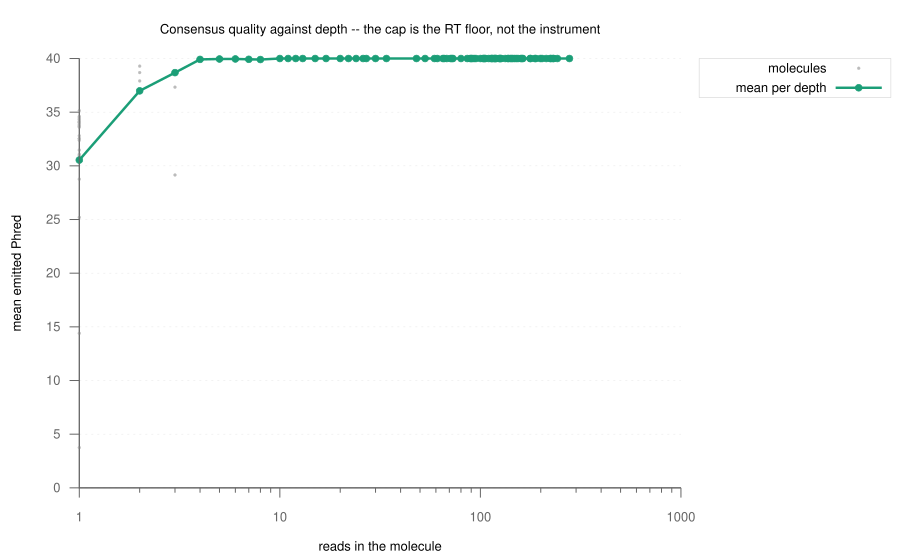

gnuplot code for this plot:
set terminal svg size 900,560 font "Helvetica,13" background rgb "white"
set output "/Users/mikesh/vcs/code/migec/assets/consensus_quality.svg"
set border 3 lw 1 lc rgb "#666666"
set tics nomirror out
set key outside right top box lw 0.5 lc rgb "#cccccc"
set style fill solid 0.85 border lc rgb "#ffffff"
set grid ytics lw 0.5 lc rgb "#e5e5e5"
set datafile separator "\t"
set datafile missing "NA"

set title "Consensus quality against depth -- the cap is the RT floor, not the instrument"
set xlabel "reads in the molecule"
set ylabel "mean emitted Phred"
set logscale x
# `every 17` on the points: a molecule table has millions of rows and an SVG with a million
# circles in it is not a figure. The mean per depth is the claim; the thinned cloud is the spread.
plot "/Users/mikesh/vcs/code/migec/assets/SRR1763769.mig.tsv" using 6:9 every 17 with points pt 7 ps 0.3 lc rgb "#bbbbbb" title "molecules",      "" using 6:9 smooth unique with linespoints lw 2.5 pt 7 ps 0.7 lc rgb "#1b9e77"      title "mean per depth"
